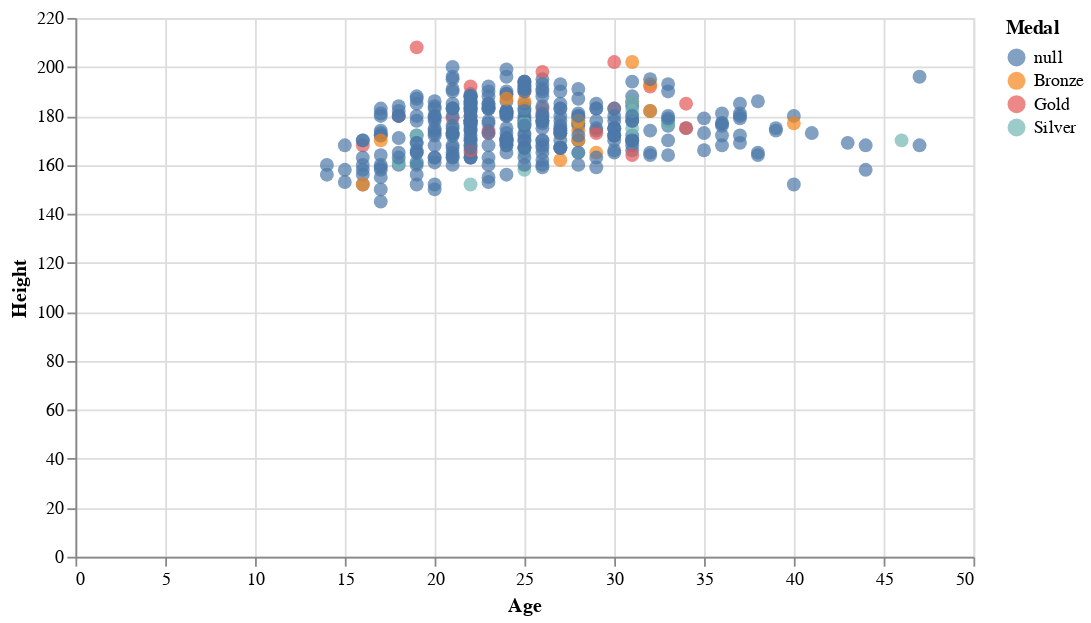

The cell this chart's notebook holds for it:
### Code cell
import altair as alt

# Load your dataset (replace 'your_data.csv' with the actual path to your data)

# Sample a subset of your data (adjust 'sample_size' as needed)
sample_size = 500  # Choose an appropriate sample size
sampled_data = df.sample(sample_size, random_state=42)

# Visualization code (replace 'sampled_data' with the sampled dataset)
scatter = alt.Chart(sampled_data).mark_circle(size=60).encode(
    x='Age:Q',
    y='Height:Q',
    color='Medal:N',
    tooltip=['Name', 'Age', 'Height', 'Medal']
).properties(
    width=500,
    height=300
)

scatter

### Figure 1 — Vega-Lite specification as saved in the notebook (floating-point values rounded to 4 significant figures; data arrays with more than 128 entries replaced by an {"elided": "..."} marker saying what was removed)
{"config": {"view": {"continuousWidth": 400, "continuousHeight": 300}}, "data": {"name": "data-e7b8793c2b6115585d176bf74132ba94"}, "mark": {"type": "circle", "size": 60}, "encoding": {"color": {"field": "Medal", "type": "nominal"}, "tooltip": [{"field": "Name", "type": "nominal"}, {"field": "Age", "type": "quantitative"}, {"field": "Height", "type": "quantitative"}, {"field": "Medal", "type": "nominal"}], "x": {"field": "Age", "type": "quantitative"}, "y": {"field": "Height", "type": "quantitative"}}, "height": 300, "width": 500, "$schema": "https://vega.github.io/schema/vega-lite/v4.17.0.json", "datasets": {"data-e7b8793c2b6115585d176bf74132ba94": {"elided": "500 records"}}}
